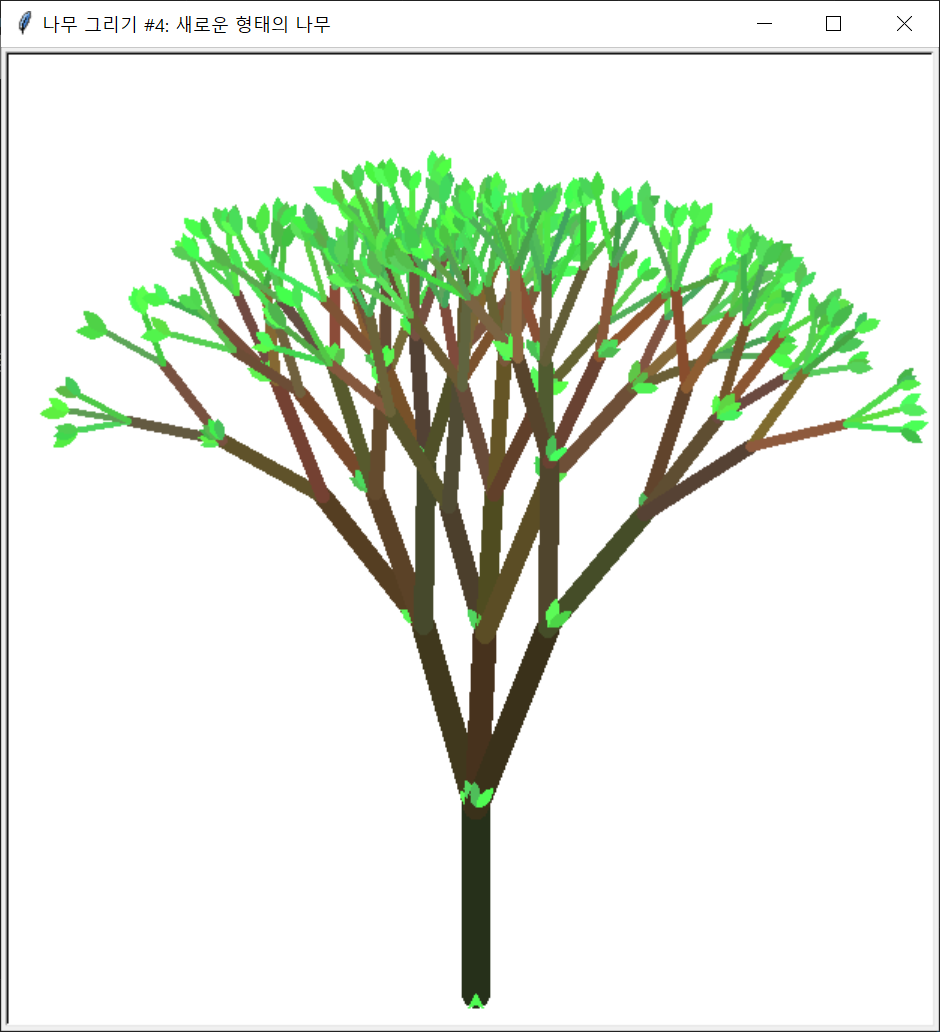

This figure's Python source:
"""
재귀 호출로 나무를 그리되, 단계(level), 가지 개수, 색상, 잎사귀 모양까지 활용해
더 풍부한 형태의 나무를 만드는 예제.

앞선 예제들이 "두 갈래로 반복 분기하는 나무"를 중심으로 했다면,
이 파일은 다음 요소를 추가해 더 실제 나무에 가까운 느낌을 만든다.
1. 재귀 단계에 따라 줄기 길이와 굵기가 달라진다.
2. 단계에 따라 줄기색과 잎색이 달라진다.
3. 가지 수가 항상 같지 않고 2개 또는 3개로 달라진다.
4. 가장 끝에서는 단순 선 대신 잎사귀 모양을 직접 그린다.
5. 중간 가지에서도 작은 잎 무리를 추가해 더 풍성하게 만든다.
"""

import turtle
import random

# 나무의 전체 재귀 깊이. 값이 클수록 더 복잡하고 풍성한 나무가 만들어진다.
MAX_LEVEL = 7

def adjustColorValue(v):
	# 색상값에 약간의 난수를 주어 같은 계열 안에서도 조금씩 다른 색을 만든다.
	v = int(v * random.uniform(0.8, 1.2))
	if v > 255: v = 255
	return v

def setColor(level):
	# level이 작을수록 나무의 끝부분이므로 초록색 계열을 사용한다.
	# level이 클수록 줄기 쪽이므로 갈색 계열을 사용한다.
	if level <= 2:
		(r, g, b) = (80, 255 - level * 30, 80)
	else:
		# 줄기 쪽으로 갈수록 더 어둡고 갈색에 가까운 색을 쓴다.
		bright = level - 2
		(r, g, b) = (180 - 20 * level, 120 - 10 * level, 80 - 8 * level)

	# 기준 색상에 약간의 무작위 변화를 더한다.
	r = adjustColorValue(r)
	g = adjustColorValue(g)
	b = adjustColorValue(b)

	turtle.color((r, g, b))

def leaf():
	# 나무 끝에 그릴 잎사귀 하나를 타원형 비슷한 모양으로 그린다.
	size = random.uniform(10, 15)
	turtle.width(1)
	turtle.right(45)
	turtle.begin_fill()
	turtle.circle(size, 90)
	turtle.left(90)
	turtle.circle(size, 90)
	turtle.end_fill()
	turtle.left(135)

def tree(level, leavesOnly = False):
	# level 값에 따라 현재 줄기 길이를 정한다.
	# 같은 단계라도 길이가 조금씩 달라지도록 난수를 섞는다.
	length = level * random.uniform(17, 23)

	# 현재 단계에 맞는 색상을 선택한다.
	setColor(level)

	# 가장 끝 단계(level == 1)에서는 더 이상 줄기를 그리지 않고 잎사귀를 그린다.
	if level == 1:
		leaf()
		# turtle.left(180)
		# turtle.stamp()
		# turtle.right(180)
	# leavesOnly가 False인 일반 경우에만 줄기나 가지를 그린다.
	elif not leavesOnly:
		# 단계가 높을수록 더 굵은 줄기를 사용한다.
		turtle.width(level * 3 - 2)
		turtle.pendown()
		turtle.forward(length)

	# 아직 끝 단계가 아니라면 하위 가지를 재귀적으로 만든다.
	if (level > 1):
		# 가지 수를 2개 또는 3개로 정해 더 다양한 모양을 만든다.
		branchCount = random.randint(2, 3)
		step = 60 / branchCount
		# 첫 가지를 그리기 전에 약간 한쪽으로 기울인다.
		angle = random.uniform(-25, -15)
		turtle.right(angle)
		for _ in range(branchCount):
			# 현재 위치에서 한 단계 작은 가지를 그린다.
			tree(level - 1)
			# 다음 가지를 그릴 수 있도록 방향을 조금씩 바꾼다.
			a = (40.0 / (branchCount - 1)) * random.uniform(0.9, 1.1)
			turtle.right(a)
			angle += a
		# 하위 가지들을 모두 그린 뒤 원래 방향으로 복구한다.
		turtle.left(angle)

	# 실제 줄기를 그린 경우에는 원래 위치로 되돌아가 상위 호출의 다른 가지를 이어 그릴 수 있게 한다.
	if level != 1 and not leavesOnly:
		turtle.penup()
		turtle.backward(length)

	# 중간 가지 주변에 작은 잎 무리를 추가해 나무가 더 풍성하게 보이도록 한다.
	if level in range(3, 7) and random.random() < 0.3:
		tree(2, True)


# 그리는 과정을 빠르게 보기 위해 최고 속도로 설정한다.
turtle.speed(0)
# 창 제목을 설정한다.
turtle.title("나무 그리기 #4: 새로운 형태의 나무")


# 화면 아래쪽에서 시작해 위로 자라는 나무처럼 보이도록 시작 위치를 잡는다.
turtle.penup()
turtle.left(90)
turtle.backward(300)
turtle.pendown()

# RGB 0~255 범위의 색상을 사용하도록 색상 모드를 바꾼다.
turtle.colormode(255)

# 최대 단계에서 시작해 전체 나무를 그린다.
tree(MAX_LEVEL)

turtle.exitonclick()  # 창을 클릭하면 종료
